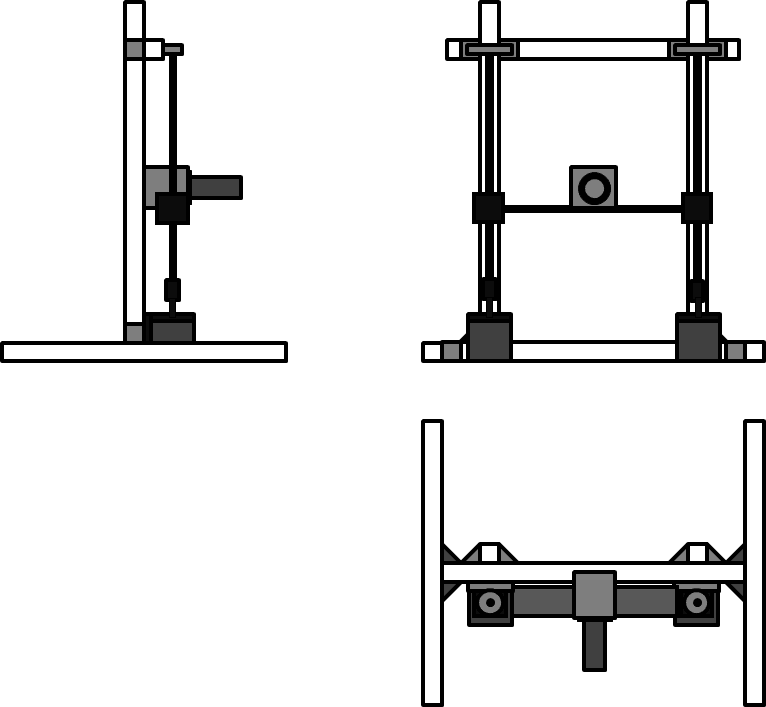
#> input picture medium/廊桥模型.png, 766 x 707 px, given in place of the camera
$ python '高斯滤波.py'
#> lines starting #> are read from the running program, lines starting #| are printed output that depends on the picture
import cv2
import numpy as np


def blur_demo(image):

    dst = cv2.blur(image, (1, 15))
    cv2.imshow("avg_blur_demo", dst)

def median_blur_demo(image):    # 中值模糊  对椒盐噪声有很好的去燥效果
    dst = cv2.medianBlur(image, 5)
    cv2.imshow("median_blur_demo", dst)

def custom_blur_demo(image):

    kernel = np.ones([5, 5], np.float32)/25
    dst = cv2.filter2D(image, -1, kernel)
    cv2.imshow("custom_blur_demo", dst)


cap = cv2.VideoCapture(1)
ret, src = cap.read()
#> src is the input picture: shape (707, 766, 3); min 0, max 255, mean 229.9
img = src
#img = cv2.resize(src, None, fx=0.8, fy=0.8,interpolation=cv2.INTER_CUBIC)
cv2.imshow('input_image', img)

# blur_demo(img)
# median_blur_demo(img)
# custom_blur_demo(img)
img = cv2.GaussianBlur(img, (5, 5), 0)
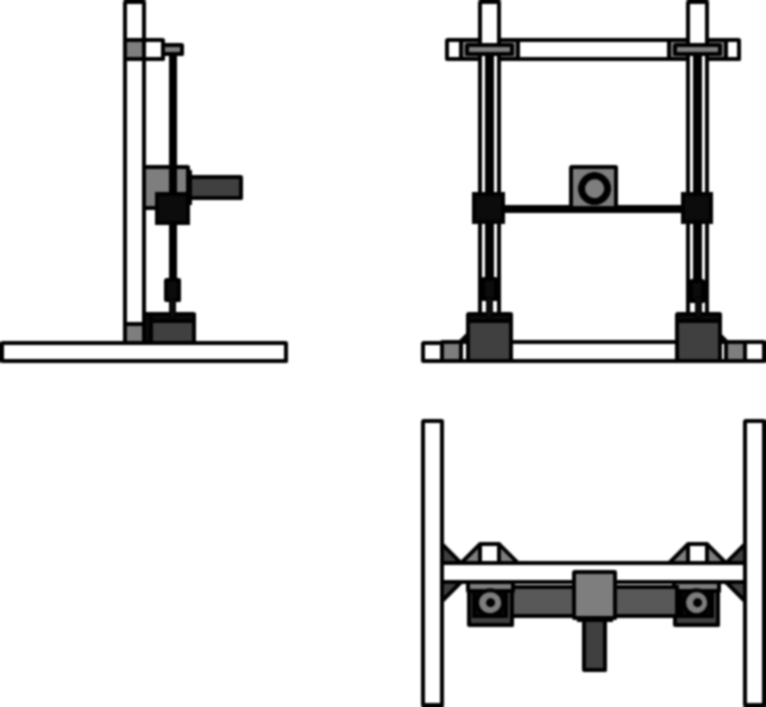
#> img: shape (707, 766, 3); min 0, max 255, mean 229.9
cv2.imshow('gaussianblur1', img)
img = cv2.GaussianBlur(img, (9, 9), 0)
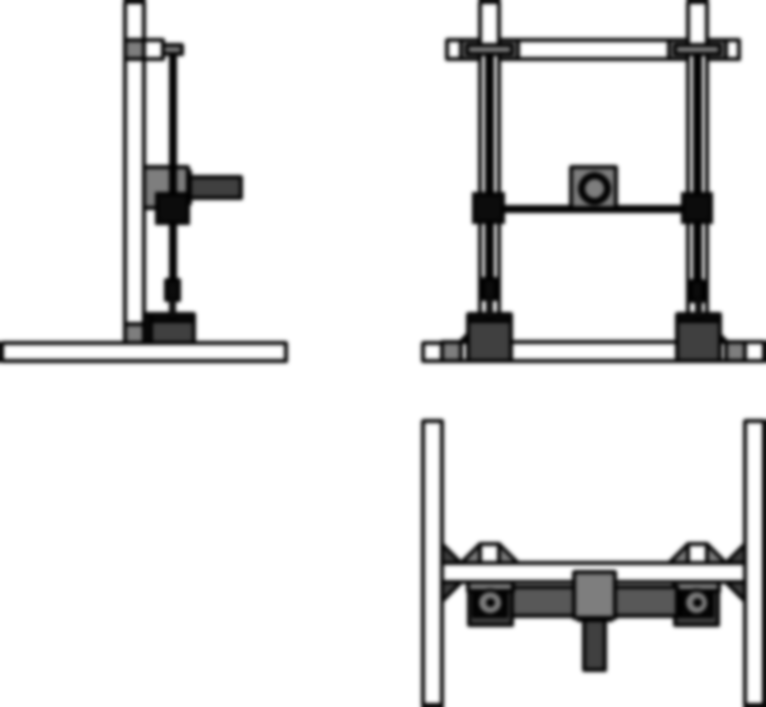
#> img: shape (707, 766, 3); min 0, max 255, mean 229.9
cv2.imshow('gaussianblur2', img)
img = cv2.GaussianBlur(img, (9, 9), 0.5)
cv2.imshow('gaussianblur3', img)

cv2.waitKey(0)
cv2.destroyAllWindows()
